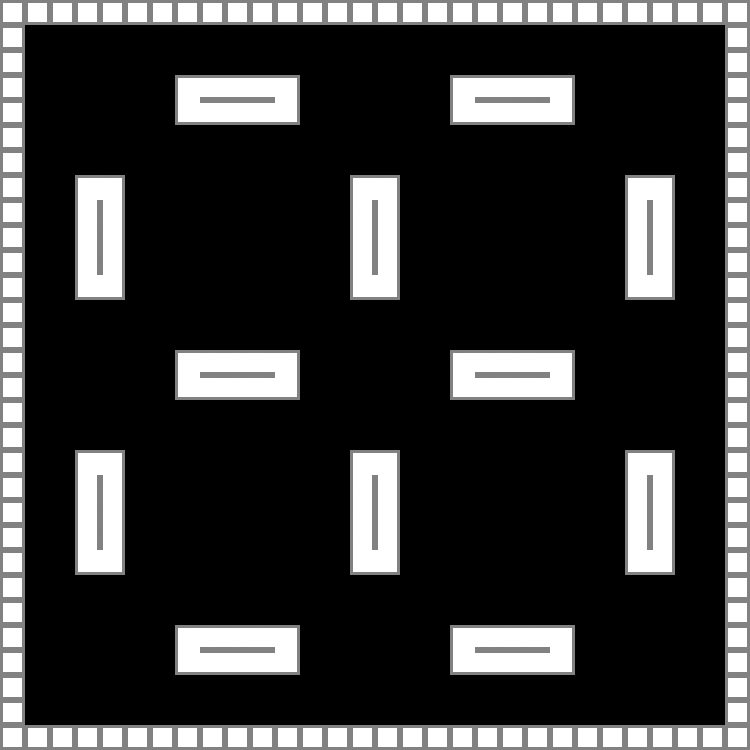

A 2D game scene composited from a Tiled map and its tileset images. What follows is a short description and the map's XML, with each tile layer's data collapsed to a summary:
An orthogonal 30x30 tile map with 25x25 px tiles, 1 tile layer (walls), 1 hidden layer not drawn and 28 objects.

<map version="1.5" tiledversion="1.7.2" orientation="orthogonal" renderorder="right-down" width="30" height="30" tilewidth="25" tileheight="25" infinite="0" nextlayerid="4" nextobjectid="394">
 <tileset firstgid="1" name="tiles" tilewidth="25" tileheight="25" tilecount="48" columns="16">
  <image source="tiles.png" width="400" height="75" />
  <tile id="0">
   <properties>
    <property name="collides" type="bool" value="true" />
    <property name="isOpaque" value="true" />
   </properties>
  </tile>
  <tile id="1">
   <properties>
    <property name="collides" type="bool" value="true" />
    <property name="isOpaque" value="true" />
   </properties>
  </tile>
  <tile id="2">
   <properties>
    <property name="collides" type="bool" value="true" />
    <property name="isOpaque" value="true" />
   </properties>
  </tile>
  <tile id="3">
   <properties>
    <property name="collides" type="bool" value="true" />
    <property name="isOpaque" value="true" />
   </properties>
  </tile>
  <tile id="4">
   <properties>
    <property name="collides" type="bool" value="true" />
    <property name="isOpaque" value="true" />
   </properties>
  </tile>
  <tile id="5">
   <properties>
    <property name="collides" type="bool" value="true" />
    <property name="isOpaque" value="true" />
   </properties>
  </tile>
  <tile id="6">
   <properties>
    <property name="collides" type="bool" value="true" />
    <property name="isOpaque" value="true" />
   </properties>
  </tile>
  <tile id="7">
   <properties>
    <property name="collides" type="bool" value="true" />
    <property name="isOpaque" value="false" />
   </properties>
   <objectgroup draworder="index">
    <object id="1" x="8" y="8" width="10" height="10" />
   </objectgroup>
  </tile>
  <tile id="8">
   <properties>
    <property name="collides" type="bool" value="true" />
   </properties>
  </tile>
  <tile id="9">
   <properties>
    <property name="collides" type="bool" value="true" />
   </properties>
  </tile>
  <tile id="10">
   <properties>
    <property name="collides" type="bool" value="true" />
   </properties>
  </tile>
  <tile id="11">
   <properties>
    <property name="collides" type="bool" value="true" />
   </properties>
  </tile>
  <tile id="12">
   <properties>
    <property name="collides" type="bool" value="true" />
   </properties>
  </tile>
  <tile id="13">
   <properties>
    <property name="collides" type="bool" value="true" />
   </properties>
  </tile>
  <tile id="14">
   <properties>
    <property name="collides" type="bool" value="true" />
   </properties>
  </tile>
  <tile id="15">
   <properties>
    <property name="collides" type="bool" value="true" />
   </properties>
  </tile>
  <tile id="16">
   <properties>
    <property name="collides" type="bool" value="true" />
    <property name="isOpaque" value="false" />
   </properties>
  </tile>
  <tile id="17">
   <properties>
    <property name="collides" type="bool" value="true" />
   </properties>
  </tile>
  <tile id="18">
   <properties>
    <property name="collides" type="bool" value="true" />
    <property name="isOpaque" value="false" />
   </properties>
  </tile>
  <tile id="19">
   <properties>
    <property name="collides" type="bool" value="true" />
    <property name="isOpaque" value="false" />
   </properties>
  </tile>
  <tile id="20">
   <properties>
    <property name="collides" type="bool" value="true" />
    <property name="isOpaque" value="false" />
   </properties>
  </tile>
  <tile id="21">
   <properties>
    <property name="collides" type="bool" value="true" />
    <property name="isOpaque" value="false" />
   </properties>
  </tile>
  <tile id="22">
   <properties>
    <property name="collides" type="bool" value="true" />
    <property name="isOpaque" value="false" />
   </properties>
  </tile>
  <tile id="23">
   <properties>
    <property name="collides" type="bool" value="true" />
    <property name="isOpaque" value="false" />
   </properties>
  </tile>
  <tile id="24">
   <properties>
    <property name="collides" type="bool" value="false" />
   </properties>
  </tile>
  <tile id="25">
   <properties>
    <property name="collides" type="bool" value="true" />
   </properties>
  </tile>
  <tile id="26">
   <properties>
    <property name="collides" type="bool" value="false" />
   </properties>
  </tile>
  <tile id="27">
   <properties>
    <property name="collides" type="bool" value="false" />
   </properties>
  </tile>
  <tile id="28">
   <properties>
    <property name="collides" type="bool" value="false" />
   </properties>
  </tile>
  <tile id="29">
   <properties>
    <property name="collides" type="bool" value="false" />
   </properties>
  </tile>
  <tile id="30">
   <properties>
    <property name="collides" type="bool" value="false" />
   </properties>
  </tile>
  <tile id="31">
   <properties>
    <property name="collides" type="bool" value="false" />
   </properties>
  </tile>
  <tile id="32">
   <properties>
    <property name="collides" type="bool" value="true" />
    <property name="isOpaque" value="false" />
   </properties>
  </tile>
  <tile id="33">
   <properties>
    <property name="collides" type="bool" value="true" />
    <property name="isOpaque" value="false" />
   </properties>
  </tile>
  <tile id="34">
   <properties>
    <property name="collides" type="bool" value="true" />
    <property name="isOpaque" value="false" />
   </properties>
  </tile>
  <tile id="35">
   <properties>
    <property name="collides" type="bool" value="true" />
    <property name="isOpaque" value="false" />
   </properties>
  </tile>
  <tile id="36">
   <properties>
    <property name="collides" type="bool" value="true" />
    <property name="isOpaque" value="false" />
   </properties>
  </tile>
  <tile id="37">
   <properties>
    <property name="collides" type="bool" value="true" />
    <property name="isOpaque" value="false" />
   </properties>
  </tile>
  <tile id="38">
   <properties>
    <property name="collides" type="bool" value="true" />
    <property name="isOpaque" value="false" />
   </properties>
  </tile>
  <tile id="39">
   <properties>
    <property name="collides" type="bool" value="true" />
   </properties>
  </tile>
  <tile id="40">
   <properties>
    <property name="collides" type="bool" value="true" />
   </properties>
  </tile>
  <tile id="41">
   <properties>
    <property name="collides" type="bool" value="true" />
   </properties>
  </tile>
  <tile id="42">
   <properties>
    <property name="collides" type="bool" value="true" />
   </properties>
  </tile>
  <tile id="43">
   <properties>
    <property name="collides" type="bool" value="true" />
   </properties>
  </tile>
  <tile id="44">
   <properties>
    <property name="collides" type="bool" value="true" />
   </properties>
  </tile>
  <tile id="45">
   <properties>
    <property name="collides" type="bool" value="true" />
   </properties>
  </tile>
  <tile id="46">
   <properties>
    <property name="collides" type="bool" value="true" />
   </properties>
  </tile>
  <tile id="47">
   <properties>
    <property name="collides" type="bool" value="true" />
   </properties>
  </tile>
 </tileset>
 <layer id="1" name="bg" width="30" height="30" visible="0">
  <data>[900 cells, 900 non-empty, 1 distinct tile ids]</data>
 </layer>
 <layer id="2" name="walls" width="30" height="30">
  <data>[900 cells, 236 non-empty, 7 distinct tile ids]</data>
 </layer>
 <objectgroup id="3" name="navmesh">
  <object id="367" x="0" y="0" width="162.5" height="162.5" />
  <object id="368" x="312.5" y="0" width="125" height="162.5" />
  <object id="369" x="587.5" y="0" width="162.5" height="162.5" />
  <object id="370" x="162.5" y="0" width="150" height="62.5" />
  <object id="371" x="437.5" y="0" width="150" height="62.5" />
  <object id="372" x="0" y="312.5" width="162.5" height="125" />
  </objectgroup>
</map>
<!-- 21 of 28 objects omitted -->
